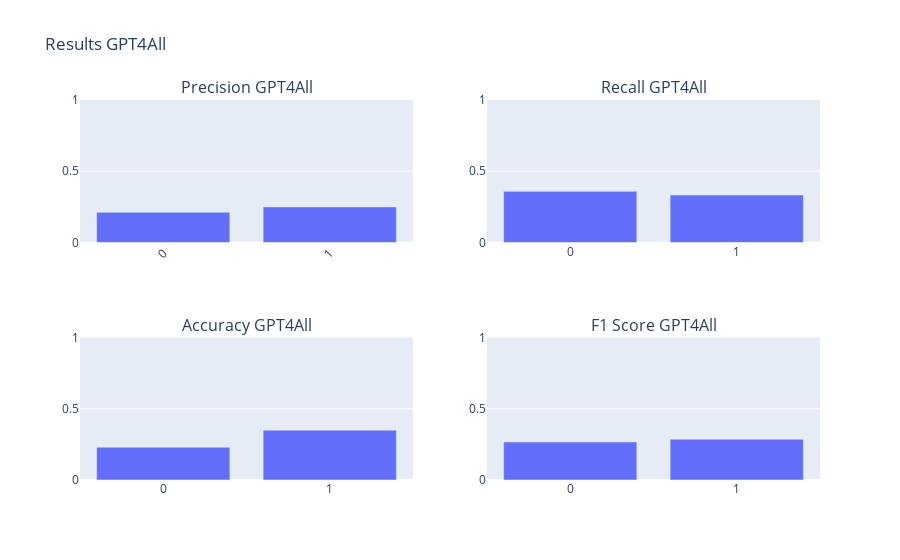

Notebook cell for this chart:
### Markdown cell above
### Random smaple V2

### Code cell
folder = "data/results/gpt4all/new_random_sampel"
files = get_json_files(folder)

results_cg = calculate_results(files, folder, model_name="GPT4All")
create_chart(results_cg)

### Figure 1 — Plotly figure (JSON) as saved in the notebook; plotly's stock layout.template omitted (floating-point values rounded to 4 significant figures)
{"data": [{"alignmentgroup": "True", "hovertemplate": "Index=%{x}<br>Accuracy=%{y}<extra></extra>", "legendgroup": "", "marker": {"color": "#636efa", "pattern": {"shape": ""}}, "name": "", "offsetgroup": "", "orientation": "v", "showlegend": false, "textposition": "auto", "type": "bar", "x": ["0", "1"], "xaxis": "x3", "y": [0.23, 0.35], "yaxis": "y3"}, {"alignmentgroup": "True", "hovertemplate": "Index=%{x}<br>Precision=%{y}<extra></extra>", "legendgroup": "", "marker": {"color": "#636efa", "pattern": {"shape": ""}}, "name": "", "offsetgroup": "", "orientation": "v", "showlegend": false, "textposition": "auto", "type": "bar", "x": ["0", "1"], "xaxis": "x", "y": [0.2121, 0.25], "yaxis": "y"}, {"alignmentgroup": "True", "hovertemplate": "Index=%{x}<br>Recall=%{y}<extra></extra>", "legendgroup": "", "marker": {"color": "#636efa", "pattern": {"shape": ""}}, "name": "", "offsetgroup": "", "orientation": "v", "showlegend": false, "textposition": "auto", "type": "bar", "x": ["0", "1"], "xaxis": "x2", "y": [0.359, 0.3333], "yaxis": "y2"}, {"alignmentgroup": "True", "hovertemplate": "Index=%{x}<br>F1 Score=%{y}<extra></extra>", "legendgroup": "", "marker": {"color": "#636efa", "pattern": {"shape": ""}}, "name": "", "offsetgroup": "", "orientation": "v", "showlegend": false, "textposition": "auto", "type": "bar", "x": ["0", "1"], "xaxis": "x4", "y": [0.2667, 0.2857], "yaxis": "y4"}], "layout": {"annotations": [{"font": {"size": 16}, "showarrow": false, "text": "Precision GPT4All", "x": 0.225, "xanchor": "center", "xref": "paper", "y": 1, "yanchor": "bottom", "yref": "paper"}, {"font": {"size": 16}, "showarrow": false, "text": "Recall GPT4All", "x": 0.775, "xanchor": "center", "xref": "paper", "y": 1, "yanchor": "bottom", "yref": "paper"}, {"font": {"size": 16}, "showarrow": false, "text": "Accuracy GPT4All", "x": 0.225, "xanchor": "center", "xref": "paper", "y": 0.375, "yanchor": "bottom", "yref": "paper"}, {"font": {"size": 16}, "showarrow": false, "text": "F1 Score GPT4All", "x": 0.775, "xanchor": "center", "xref": "paper", "y": 0.375, "yanchor": "bottom", "yref": "paper"}], "title": {"text": "Results GPT4All"}, "xaxis": {"anchor": "y", "domain": [0, 0.45], "tickangle": -45}, "xaxis2": {"anchor": "y2", "domain": [0.55, 1]}, "xaxis3": {"anchor": "y3", "domain": [0, 0.45]}, "xaxis4": {"anchor": "y4", "domain": [0.55, 1]}, "yaxis": {"anchor": "x", "domain": [0.625, 1], "range": [0, 1]}, "yaxis2": {"anchor": "x2", "domain": [0.625, 1], "range": [0, 1]}, "yaxis3": {"anchor": "x3", "domain": [0, 0.375], "range": [0, 1]}, "yaxis4": {"anchor": "x4", "domain": [0, 0.375], "range": [0, 1]}}}
